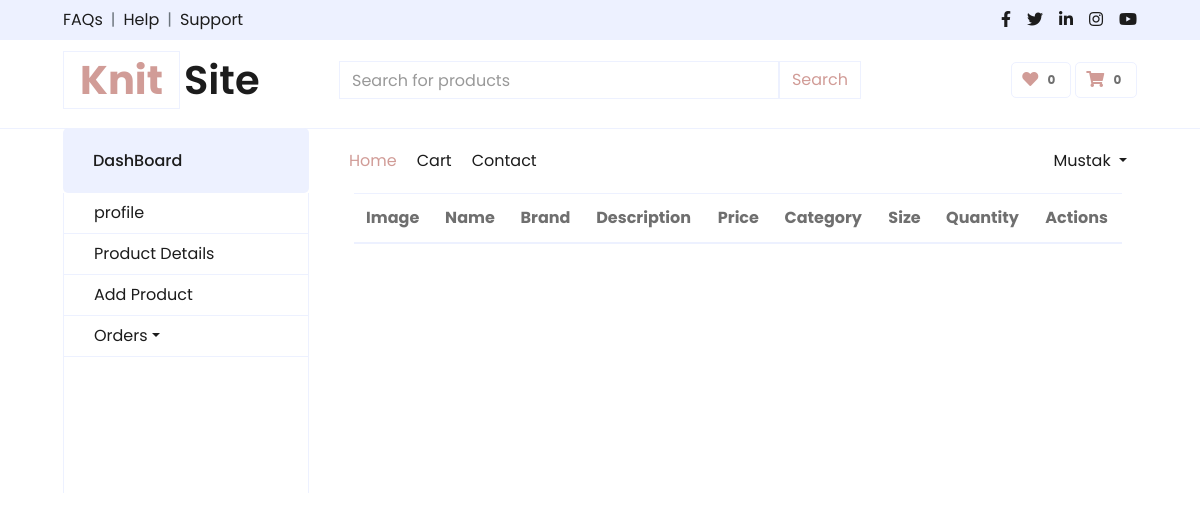
The page /seller/productDetails.php (signed in) on the database as committed earlier.
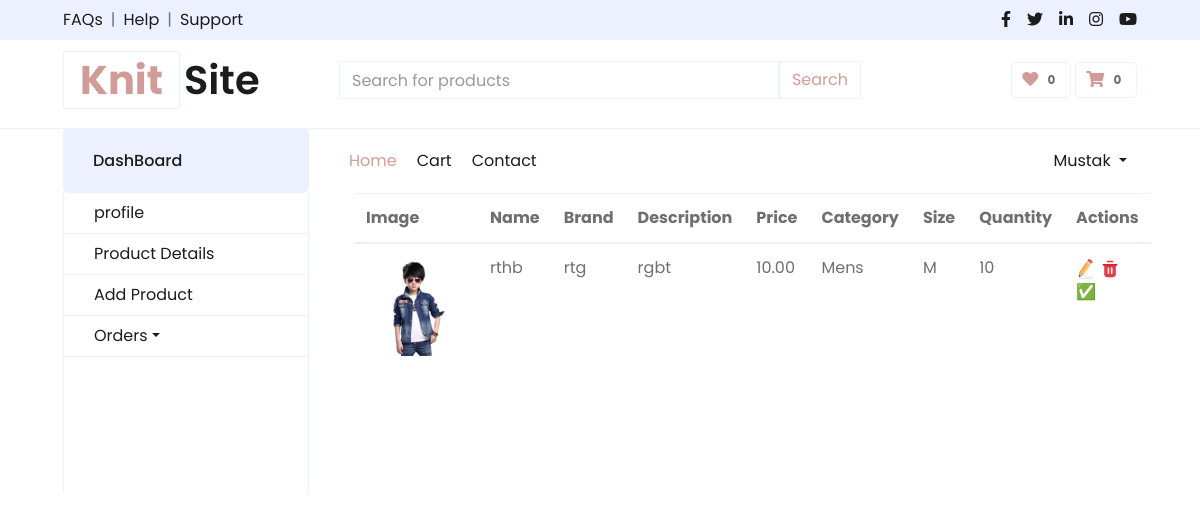
The same page on the database as committed later.
### tables this page shows
CREATE TABLE `products` (
  `id` int(11) NOT NULL,
  `name` varchar(255) NOT NULL,
  `description` text DEFAULT NULL,
  `price` decimal(10,2) NOT NULL,
  `brand_name` varchar(255) DEFAULT NULL,
  `category` varchar(255) DEFAULT NULL,
  `image_path` varchar(255) DEFAULT NULL,
  `add_date` timestamp NOT NULL DEFAULT current_timestamp(),
  `status` int(1) DEFAULT 1,
  `SID` int(11) DEFAULT NULL,
  `quantity` int(11) DEFAULT NULL
);

### seller/database.php (called while the page is built, shortened)
<?php
function connection()
{
    $connection = mysqli_connect("localhost", "root", "", "knitsite");
    return $connection;
}
?>

### seller/commonMethod.php (called while the page is built, shortened)
<?php
if (isset($_SESSION["SellerUserID"])) {
    $sellerId = $_SESSION["SellerUserID"];
}
include_once("database.php");
function fetchProductsWithSizes($con, $sellerId)
{
    $products = array();
    $sql = "SELECT p.id, p.name, p.brand_name, p.description, p.price, p.category, p.quantity, p.image_path, p.status, GROUP_CONCAT(ps.size) AS sizes
        FROM products p
        LEFT JOIN product_size ps ON p.id = ps.product_id
        WHERE p.SID = $sellerId
        GROUP BY p.id
        ORDER BY p.id DESC";
    $result = $con->query($sql);
    if ($result) {
        while ($row = $result->fetch_assoc()) {
            $product = array(
                'id' => $row['id'],
                'name' => $row['name'],
                'brand_name' => $row['brand_name'],
                'description' => $row['description'],
                'price' => $row['price'],
                'category' => $row['category'],
                'quantity' => $row['quantity'],
                'status' => $row['status'],
                'image_path' => $row['image_path'],
                'sizes' => $row['sizes']
            );
            $products[] = $product;
        }
    }
    return $products;
}
?>

### seller/productDetails.php (the view, shortened to what this page needs)
<?php include_once 'sellerHeader.php'; ?>
<?php
include_once("commonMethod.php");
$products = fetchProductsWithSizes(connection(), $sellerId);
?>
<!DOCTYPE html>
<html>
<head>
</head>
<body>
    <div class="container">
        <table class="table">
            <thead>
                <tr>
                    <th>Image</th>
                    <th>Name</th>
                    <th>Brand</th>
                    <th>Description</th>
                    <th>Price</th>
                    <th>Category</th>
                    <th>Size</th>
                    <th>Quantity</th>
                    <th>Actions</th>
                </tr>
            </thead>
            <tbody>
                <?php foreach ($products as $product): ?>
                    <tr>
                        <td>
                            <img class="fixed-image" src="<?php echo @$product['image_path']; ?>" alt="">
                        </td>
                        <td>
                            <?php echo @$product['name']; ?>
                        </td>
                        <td>
                            <?php echo @$product['brand_name']; ?>
                        </td>
                        <td>
                            <?php echo @$product['description']; ?>
                        </td>
                        <td>
                            <?php echo @$product['price']; ?>
                        </td>
                        <td>
                            <?php echo @$product['category']; ?>
                        </td>
                        <td>
                            <?php echo @$product['sizes']; ?>
                        </td>
                        <td>
                            <?php echo @$product['quantity']; ?>
                        </td>
                        <td>
                            <a class="edit-link" style="text-decoration:none;"
                                href="editProduct.php?id=<?php echo $product['id']; ?>"><img src="./uploads/edit.png"
                                    alt="Edit" width="20" height="20"></a>
                            <a class=" delete-link" style="text-decoration:none;" href="#"
                                onclick="showConfirmation(<?php echo $product['id']; ?>)"><img src="./uploads/delete.png"
                                    alt="Delete" width="20" height="20"></a>
                            <?php if ($product['status'] == 1): ?>
                                <a class="status-link" style="text-decoration:none;"
                                    href="activeDeactive.php?id=<?php echo $product['id']; ?>&name='deactive'">&#x2705;
                                </a>
                            <?php else: ?>
                                <a class="status-link" style="text-decoration:none;"
                                    href="activeDeactive.php?id=<?php echo $product['id']; ?>&name='active'">&#x26D4;
                                </a>
                            <?php endif; ?>
                        </td>
                    </tr>
                <?php endforeach; ?>
            </tbody>
        </table>
    </div>
</body>
</html>

Rows that differ between the two databases and show on the page:
added products: image_path (picture), name "rthb", brand_name "rtg", description "rgbt", price "10.00", category "Mens", sizes "M", quantity "10"
